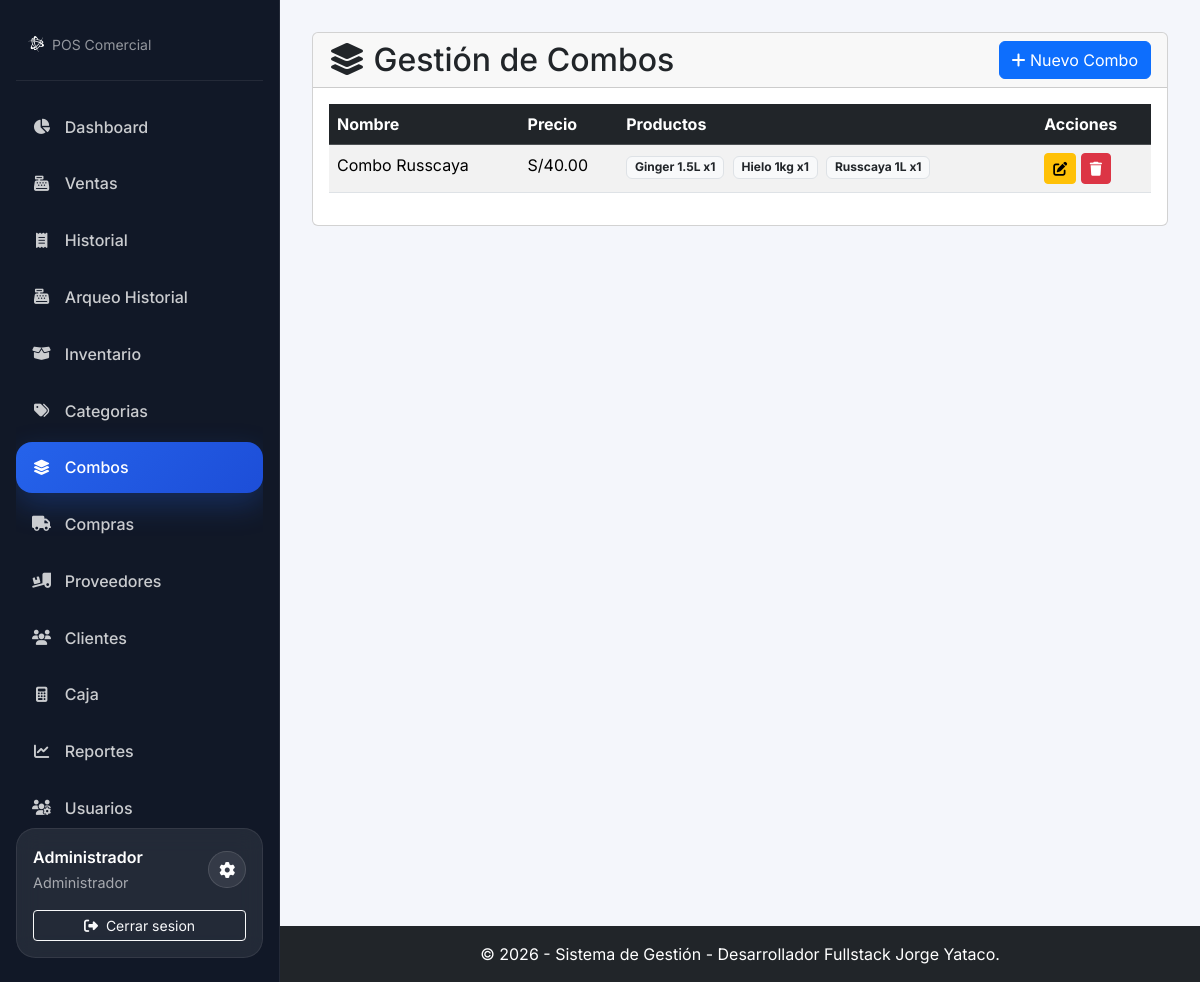
/modules/combos/index.php (signed in), run on the app's committed database.
### tables this page shows
CREATE TABLE `combo_detalle` (
  `id` int(11) NOT NULL,
  `id_combo` int(11) NOT NULL,
  `id_producto` int(11) NOT NULL,
  `cantidad` int(11) NOT NULL
);

CREATE TABLE `productos` (
  `id_producto` int(11) NOT NULL,
  `codigo_barra` varchar(100) DEFAULT NULL,
  `nombre` varchar(255) NOT NULL,
  `descripcion` text DEFAULT NULL,
  `imagen` varchar(255) DEFAULT 'default_producto.png',
  `id_categoria` int(11) DEFAULT NULL,
  `id_proveedor_preferido` int(11) DEFAULT NULL,
  `precio_compra` decimal(10,2) NOT NULL DEFAULT 0.00,
  `precio_venta` decimal(10,2) NOT NULL,
  `precio_venta_local` decimal(10,2) DEFAULT 0.00,
  `stock` int(11) NOT NULL DEFAULT 0,
  `stock_minimo` int(11) NOT NULL DEFAULT 5,
  `activo` tinyint(1) NOT NULL DEFAULT 1 COMMENT '1 = Activo, 0 = Inactivo',
  `fecha_creacion` timestamp NOT NULL DEFAULT current_timestamp(),
  `fecha_actualizacion` timestamp NOT NULL DEFAULT current_timestamp() ON UPDATE current_timestamp()
);

### modules/combos/helpers_combos.php (called while the page is built, shortened)
<?php
function tablaCombosDisponible(mysqli $conexion): bool
{
    static $cache = null;
    if ($cache !== null) {
        return $cache;
    }
    try {
        $sql = "SELECT COUNT(*) AS total
                FROM information_schema.tables
                WHERE table_schema = DATABASE()
                  AND table_name IN ('combos', 'combo_detalle')";
        $resultado = $conexion->query($sql);
        $fila = $resultado ? $resultado->fetch_assoc() : null;
        $cache = ((int)($fila['total'] ?? 0)) === 2;
    } catch (Throwable $e) {
        error_log('No se pudo verificar la estructura de combos: ' . $e->getMessage());
        $cache = false;
    }
    return $cache;
}
function obtenerCombosActivos(mysqli $conexion): array
{
    $sql = "SELECT c.id_combo, c.nombre, c.precio, c.activo,
                   cd.id_producto, cd.cantidad,
                   p.nombre AS producto_nombre
            FROM combos c
            INNER JOIN combo_detalle cd ON c.id_combo = cd.id_combo
            INNER JOIN productos p ON cd.id_producto = p.id_producto
            WHERE c.activo = 1
            ORDER BY c.nombre ASC, cd.id ASC";
    $resultado = $conexion->query($sql);
    $combos = [];
    while ($fila = $resultado->fetch_assoc()) {
        $idCombo = (int)$fila['id_combo'];
        if (!isset($combos[$idCombo])) {
            $combos[$idCombo] = [
                'id_combo' => $idCombo,
                'nombre' => $fila['nombre'],
                'precio' => (float)$fila['precio'],
                'activo' => (int)$fila['activo'],
                'productos' => []
            ];
        }
        $combos[$idCombo]['productos'][] = [
            'id_producto' => (int)$fila['id_producto'],
            'cantidad' => (int)$fila['cantidad'],
            'nombre' => $fila['producto_nombre']
        ];
    }
    return array_values($combos);
}

### config/database.php (called while the page is built, shortened)
<?php
function getMoneda() {
    if (isset($_SESSION['moneda_usuario']) && !empty($_SESSION['moneda_usuario'])) {
        return $_SESSION['moneda_usuario'];
    }
    return getConfig('moneda');
}

### modules/combos/index.php (the view, shortened to what this page needs)
<?php
require_once __DIR__ . '/../../config/database.php';
require_once __DIR__ . '/helpers_combos.php';
require_once __DIR__ . '/../../includes/header.php';
$estructuraCombosOk = tablaCombosDisponible($conexion);
$combos = obtenerCombosActivos($conexion);
?>
<div class="card">
    <div class="card-header d-flex justify-content-between align-items-center">
        <h2 class="m-0"><i class="fas fa-layer-group"></i> Gestión de Combos</h2>
        <a href="crear.php" class="btn btn-primary">
            <i class="fas fa-plus"></i> Nuevo Combo
        </a>
    </div>
    <div class="card-body">
        <?php if (!$estructuraCombosOk): ?>
            <div class="alert alert-warning mb-0">Debes ejecutar el script <code>combos.sql</code> antes de usar este módulo.</div>
        <?php elseif (empty($combos)): ?>
            <div class="alert alert-info mb-0">Aún no hay combos creados.</div>
        <?php else: ?>
            <div class="table-responsive">
                <table class="table table-striped table-hover">
                    <thead class="table-dark">
                        <tr>
                            <th>Nombre</th>
                            <th>Precio</th>
                            <th>Productos</th>
                            <th>Acciones</th>
                        </tr>
                    </thead>
                    <tbody>
                        <?php foreach ($combos as $combo): ?>
                            <tr>
                                <td><?php echo htmlspecialchars($combo['nombre']); ?></td>
                                <td><?php echo getMoneda() . number_format($combo['precio'], 2); ?></td>
                                <td>
                                    <?php foreach ($combo['productos'] as $producto): ?>
                                        <span class="badge bg-light text-dark border me-1 mb-1">
                                            <?php echo htmlspecialchars($producto['nombre']); ?> x<?php echo (int)$producto['cantidad']; ?>
                                        </span>
                                    <?php endforeach; ?>
                                </td>
                                <td>
                                    <a href="editar.php?id=<?php echo (int)$combo['id_combo']; ?>" class="btn btn-sm btn-warning">
                                        <i class="fas fa-edit"></i>
                                    </a>
                                    <a href="eliminar.php?id=<?php echo (int)$combo['id_combo']; ?>" class="btn btn-sm btn-danger" onclick="return confirm('¿Eliminar este combo?');">
                                        <i class="fas fa-trash"></i>
                                    </a>
                                </td>
                            </tr>
                        <?php endforeach; ?>
                    </tbody>
                </table>
            </div>
        <?php endif; ?>
    </div>
</div>
<?php require_once __DIR__ . '/../../includes/footer.php'; ?>

### assets/css/style.css (style rules this page uses)
body { display: flex; flex-direction: column; min-height: 100vh; }

### includes/header.php (style rules this page uses)
:root { --app-sidebar-width: 280px; --app-sidebar-bg: #111827; --app-sidebar-border: rgba(255, 255, 255, 0.08); --app-sidebar-text: rgba(255, 255, 255, 0.78); --app-sidebar-text-strong: #ffffff; --app-sidebar-hover: rgba(255, 255, 255, 0.08); --app-sidebar-active: linear-gradient(135deg, #2563eb 0%, #1d4ed8 100%); --app-body-bg: #f4f6fb; --app-card-bg: rgba(255, 255, 255, 0.08); }
html, body { min-height: 100%; }
body { font-family: 'Inter', sans-serif; background-color: var(--app-body-bg); color: #111827; }

### data on the page
combo_detalle: id_producto.nombre "Ginger 1.5L", cantidad "1"
combo_detalle: id_producto.nombre "Hielo 1kg", cantidad "1"
combo_detalle: id_producto.nombre "Russcaya 1L", cantidad "1"

### other printed values
$item['label'] "Dashboard"
$item['label'] "Ventas"
$item['label'] "Historial"
$item['label'] "Arqueo Historial"
$item['label'] "Inventario"
$item['label'] "Categorias"
$item['label'] "Combos"
$item['label'] "Compras"
$item['label'] "Proveedores"
$item['label'] "Clientes"
$item['label'] "Caja"
$item['label'] "Reportes"
$item['label'] "Usuarios"
$nombreUsuarioSidebar "Administrador"
$rolUsuarioSidebar "Administrador"
